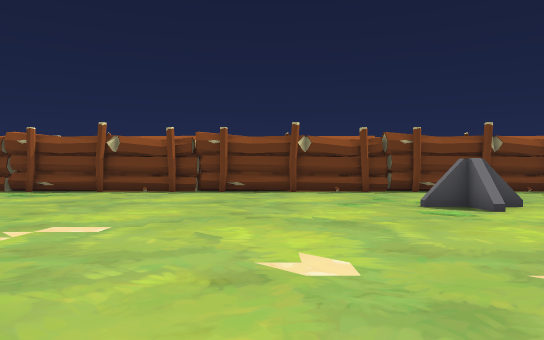
view 1 (above)

19 first-person views from a walk through a Unity game level. The camera is 1.5 m above the floor, looks level and sees 70° across. The floor is counted in squares, 2 m on a side. Each view is taken from the middle of a square. On the plan, view 1 faces up. The plan holds only what a view shows up to about 12 squares ahead; the rest is blank. The place goes on beyond the plan. Some surface patterns are stand-ins.

view 2
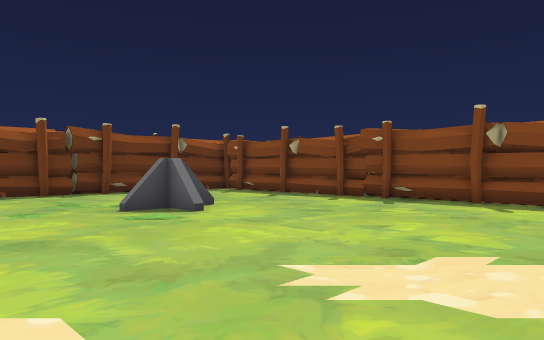

view 3
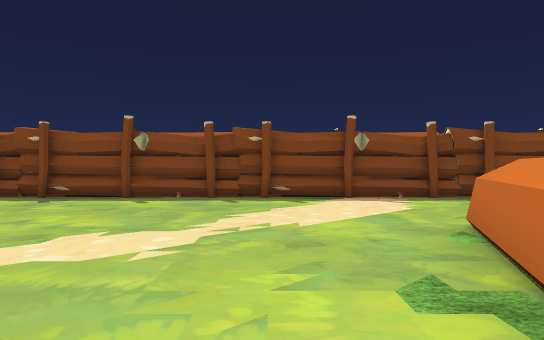

view 4
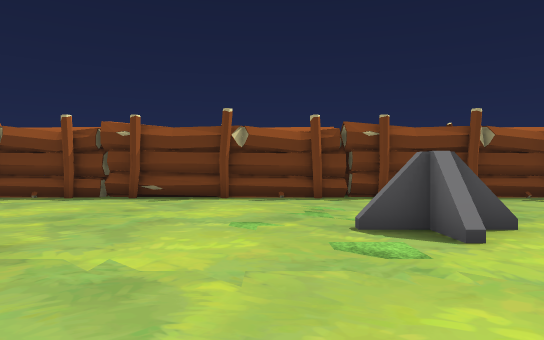

view 5
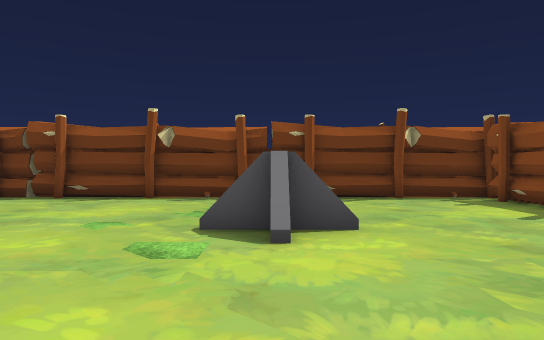

view 6
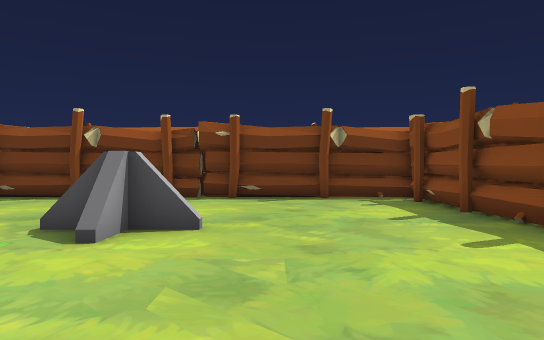

view 7
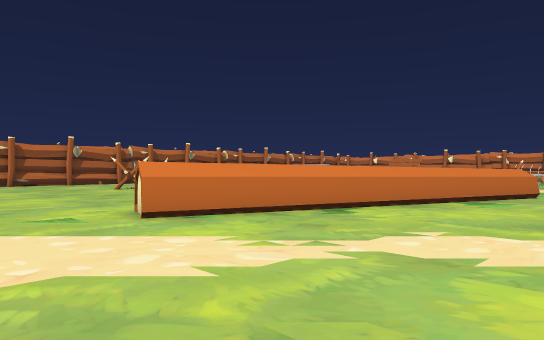

view 8
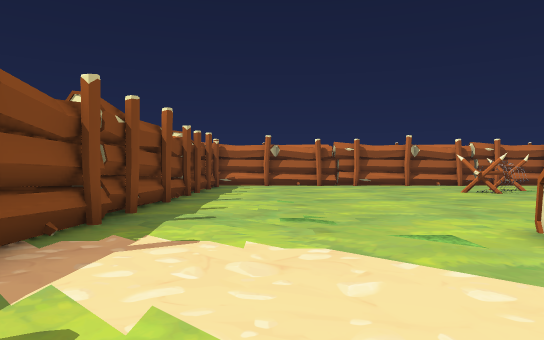

view 9
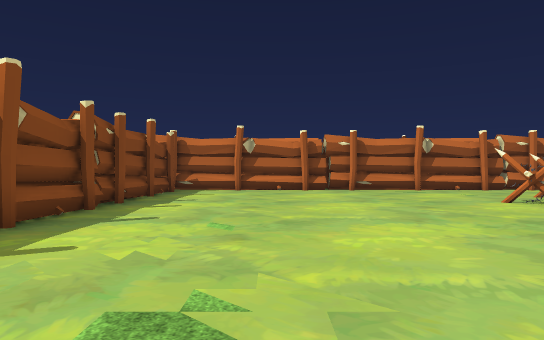

view 10
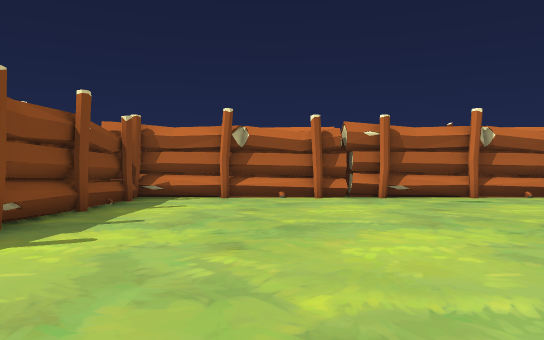

view 11
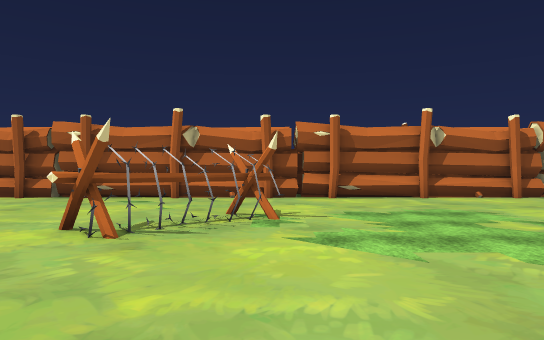

view 12
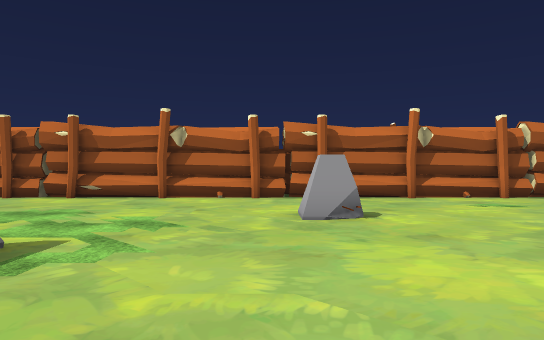

view 13
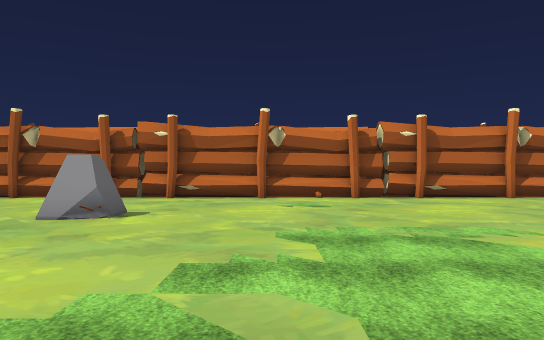

view 14
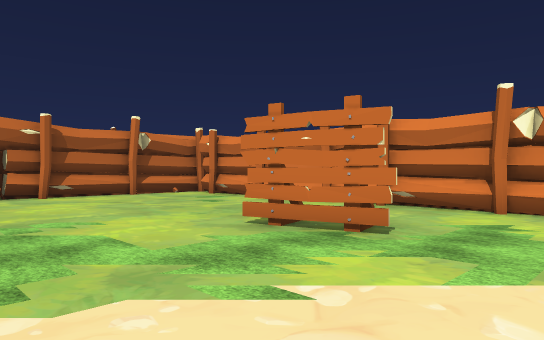

view 15
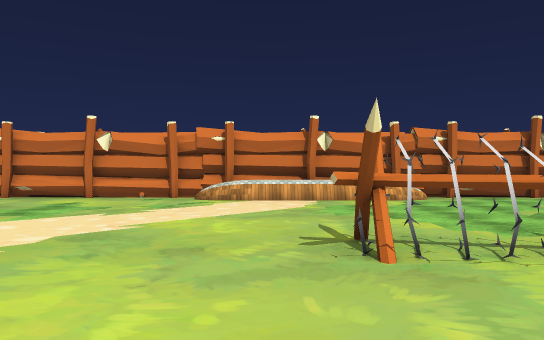

view 16
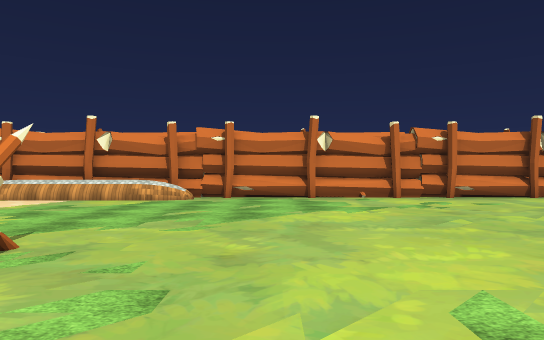

view 17
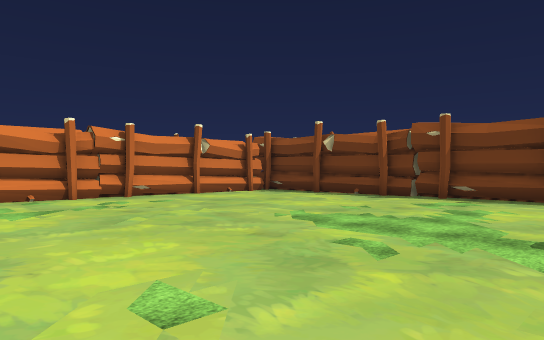

view 18
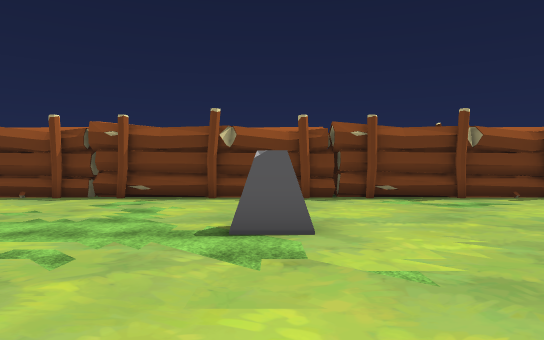

view 19
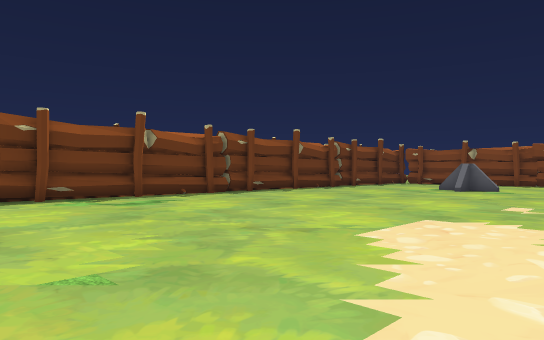

### Floor plan
Points are (right, up) in squares from view 1. A wall is a line through its corners. A room is listed if a view was taken in it or the views show most of it. See-through windows are left out.
Room 1 (views 1, 2, 3, 4, 5, 6, 7, 8, 9, 10, 11, 12, 13, 14, 15, 16, 17, 18, 19)
walls: (-5.3, 0.7) (4.2, -2.6) (3.7, -3.8); (-18.1, -8) (-17.6, -10.2); (-18.2, -9.7) (-17.8, -9.6); (-6.2, -17.3) (-2.7, -17.3); (9.6, -2) (9.6, 0.1); (-3.3, 13.4) (-16.8, 13.6); (9.6, 0.2) (9.6, 6.2); (9.4, -6) (9.4, -5.1); (-21.8, 0.2) (-21.8, -2); (-10.7, -17.3) (-9.5, -17.3); (-10.2, -17.6) (2.9, -17.7); (-1.8, 13.6) (-10.1, 13.7); (-21.8, 1.9) (-21.8, 0.4); (-9.1, 14.2) (-9.6, 14.2); (-2.6, 14.2) (-3.9, 14.2); (9.4, -8.1) (9.4, -7.5); (-11.6, 13.7) (-12.6, 13.7); (0.5, -17.4) (4.9, -17.4); (-12.9, -17.3) (-11.2, -17.3); (-12.7, 13.7) (-15, 13.8); (9.4, 5.8) (9.4, 7.8); (9.6, 6.3) (9.7, 13); (-21.7, 6.4) (-21.8, 2); (3.3, 13.3) (0.6, 13.4); (3, -17.7) (7.3, -17.7); (-15.1, 13.8) (-18.6, 13.8); (-21.7, -11.3) (-21.7, -13.1); (4.4, 13.3) (3.9, 13.3); (-21.7, 7.9) (-21.7, 6.5); (-15.9, 14.2) (-16.7, 14.2); (-16.9, 13.6) (-18.4, 13.6); (4.2, 14.2) (3.5, 14.2); (9.4, 9.9) (9.4, 12.9); (9.4, -14.1) (9.4, -12.2); (-21.7, -14.1) (-21.8, -15.4); (-21.7, 10.1) (-21.7, 8); (-21.5, 10.6) (-21.7, -10.8); (7.1, -17.4) (10.4, -17.4); (7.4, -17.7) (9.6, -17.7); (8.8, 13.2) (7.3, 13.3); (-20.5, -17.6) (-10.4, -17.6); (9.5, -17.2) (9.6, -2.2); (9.9, 13.5) (-1.7, 13.6)
low walls: (-20.6, -3.5) (-20.6, -4); (-20.6, 0) (-20.6, -2.5); (-20.6, 0.4) (-20.6, -0.1); (-21.6, -14.7) (-21.6, -15.4)
objects: other object (-15, -2) to (-14, 1); barrier (-11, 8); barrier (-10, -13); other object (-6, -10) to (-6, -9); other object (-2, -13) to (0, -11); barrier (3, 7) to (5, 8)

Positions as (right, up) in squares from view 1, and headings:
1: (0, 0), facing up
2: (0, 1), facing up-right
3: (-1, 0), facing right
4: (2, 3), facing up
5: (4, 3), facing up
6: (6, 3), facing up
7: (7, 3), facing down-left
8: (7, 1), facing down
9: (6, -3), facing down
10: (6, -7), facing down
11: (-2, -7), facing down
12: (-9, -7), facing down
13: (-13, -7), facing down
14: (-14, -6), facing down-left
15: (-11, -3), facing left
16: (-11, 3), facing left
17: (-11, 3), facing up-left
18: (-11, 3), facing up
19: (-11, 3), facing up-right
